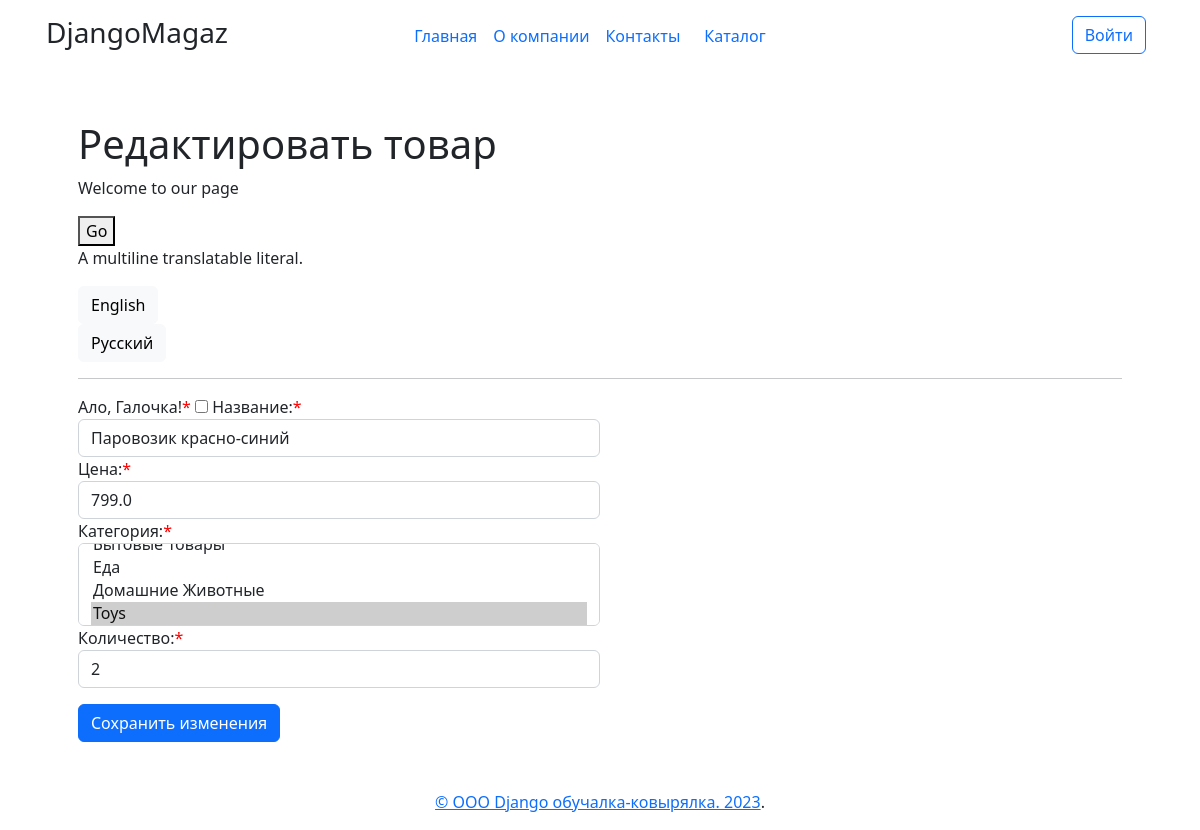
/products/update/9 (signed in), run on the app's committed database.
### simpleapp/models.py (models this page shows, shortened)
class Product(models.Model):
    name = models.CharField(
        max_length=50,
        unique=True, # названия товаров не должны повторяться
    )
    description = models.TextField()
    quantity = models.IntegerField(
        validators=[MinValueValidator(0)],
    )
    category = models.ForeignKey(
        to='Category',
        on_delete=models.CASCADE,
        related_name='products', # все продукты в категории будут доступны через поле products
    )
    price = models.FloatField(
        validators=[MinValueValidator(0.0)],
    )
    objects = models.Manager()

class Category(models.Model):
    name = models.CharField(max_length=100, unique=True)  # названия категорий тоже не должны повторяться
    def __str__(self):
        return f'{self.name.title()}'

### simpleapp/views.py (the view)
# urls.py: path('update/<int:pk>', ProductUpdateView.as_view(), name='product_update'),
@method_decorator(login_required(login_url = "/login/"), name='dispatch')
class ProductUpdateView(UpdateView):
    template_name = 'product_create.html'
    form_class = ProductForm
    def get_object(self, **kwargs):
        id = self.kwargs.get('pk')
        return Product.objects.get(pk=id)
    def get_context_data(self, **kwargs):
        context = super().get_context_data(**kwargs)
        context['isUpdateView'] = True # добавим ещё одну пустую переменную, чтобы на её примере посмотреть работу другого фильтра
        return context

### simpleapp/forms.py
class ProductForm(ModelForm):
    error_css_class = 'error'
    required_css_class = 'required'
    checkbox = BooleanField(label='Ало, Галочка!') # добавляем галочку или же true-false поле
    name = forms.CharField(
        label = _('first name'),
        widget=forms.TextInput(attrs={
            'placeholder': 'Например, молоко...',
            'class':'form-control',
            'id': 'adding-item-name'
        }))
    price = forms.CharField(
        label = _('price'),
        widget=forms.TextInput(attrs={
            'class':'form-control',
            'id': 'adding-item-price'
        }))
    quantity = forms.CharField(
        label = _('qwantity'),
        widget=forms.TextInput(attrs={
            'class': "form-control",
            'id': 'adding-item-quantity'
        }))
    category = forms.ModelChoiceField(
        label = 'Категория',
        queryset = Category.objects.all(),
        widget=forms.Select(attrs={
            'class': 'form-select',
            'size': 3,
            'id': 'adding-item-category'
        }))
    class Meta:
        model = Product
        fields = ['checkbox', 'name', 'price', 'category', 'quantity',]

### templates/product_create.html (shortened to what this page needs)
{% extends 'flatpages/defaultLayout.html' %}
{% load static %}
{% load i18n %}
{% block page_styles %}
<link rel="stylesheet" href="{% static 'general.css' %}">
{% endblock page_styles %}
{% block abracadabra %}
{% if isUpdateView  %}
        <h1>Редактировать товар</h1>
    {% else %}
        <h1>Добавить товар</h1>
{% endif %}
{% get_current_language as LANGUAGE_CODE %}
{% get_available_languages as LANGUAGES %}
{% get_language_info_list for LANGUAGES as languages %}
<p>{% translate "Welcome to our page" %}</p>
<button type="submit">{% translate "Go" %}</button>
<p>{% blocktranslate %}A multiline translatable literal.{% endblocktranslate %}</p>
{% for language in languages %}
    <button class="btn btn-light" type="submit" form="form_{{ language.code }}" value="Submit">{{ language.name_local }}</button>
{% endfor %}
<hr/>
<form method="POST">
        <div class="col-6 mb-3">
            {{ form }}
        </div>
        {% if isUpdateView  %}
            <input type="submit" value="Сохранить изменения" class="btn btn-primary">
            {% else %}
            <input type="submit" value="Добавляем" class="btn btn-primary">
        {% endif %}
</form>
{% endblock abracadabra %}

### templates/flatpages/defaultLayout.html (shortened to what this page needs)
{% load flatpages %}
{% load static %}
<!DOCTYPE html>
<html lang="ru" class="">
<head>
    <link rel="stylesheet" href="https://cdn.jsdelivr.net/npm/bootstrap@5.2.3/dist/css/bootstrap.min.css">
    {% block page_styles %} {% endblock page_styles %}
</head>
<body class="d-flex flex-column h-100">
    <div class="container d-flex w-100 p-3 mx-auto flex-column">
      <header class="row">
        <div class="col-md-3 mb-2 mb-md-0">
          <h3 class="float-md-start mb-0">DjangoMagaz</h3>
        </div>
        {% get_flatpages as flatpages %}
        <nav class="nav col-md-6 mb-2 justify-content-center mb-md-0">
            {% for page in flatpages %}
            <li><a href="{{ page.url }}" class="nav-link px-2">{{ page.title }}</a></li>
            {% endfor %}
            <li><a href="{% url 'products'  %}" class="nav-link">Каталог</a></li>
        </nav>
        <div class="col-md-3 text-end">
          <button type="button" class="btn btn-outline-primary me-2"  data-bs-toggle="modal" data-bs-target="#exampleModal">Войти</button>
        </div>
      </header>
    </div>
          {% get_flatpages as flatpages %}
    <main class="container h-100 p-5">
      {% block abracadabra %}
      {% endblock abracadabra %}
    </main>
    <footer class="mt-auto text-center">
      <p><a href="https://getbootstrap.com/">© ООО Django обучалка-ковырялка. 2023</a>.</p>
    </footer>
  </body>
</html>

### static/general.css (style rules this page uses)
.required:after { content: '*'; color: red; }

### data on the page
Product: name "Паровозик красно-синий", price "799.0", category "Еда / Домашние Животные / Toys ☑", quantity "2"

### other printed values
{{ page.title }} "Главная"
{{ page.title }} "О компании"
{{ page.title }} "Контакты"
{{ language.name_local }} "English" "Русский"
